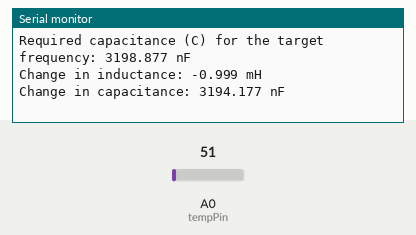
This sketch was run on a simulated Arduino Uno, built with avr-gcc and run on an emulated ATmega328P. Parts: the last lines printed to the serial monitor. The inputs (shaded band) are chosen by the test bench; at power-on: A0 (tempPin) = 51.

Above: at 5.5 s.
5.6 s: A0 (tempPin) set to 23
At 7.1 s:
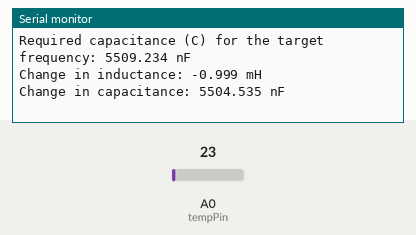
7.3 s: A0 (tempPin) set to 18
At 8.6 s:
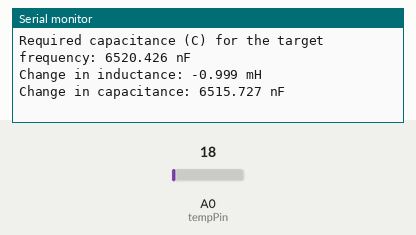
Timing chart, 0 to 10.0 s (numbered marks = the images above; inputs shaded):
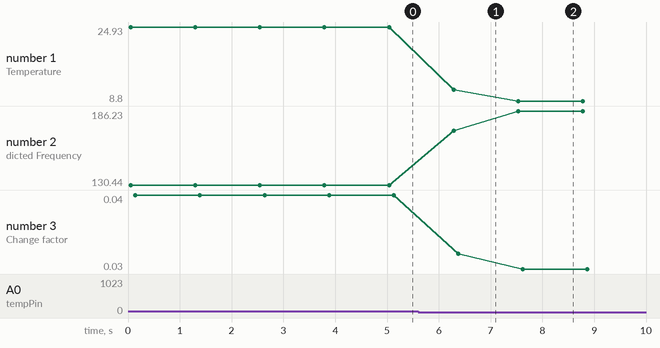

Measured:
- after the input at 5.6 s, the serial monitor: prints a new line after 0.68 s (image 1)
- after the input at 7.3 s, the serial monitor: prints a new line after 0.23 s (image 2)
- plotted number 1: 24.93 → 11.24 after the input at 5.6 s, 11.24 → 8.8 after the input at 7.3 s
- plotted number 2: 130.44 → 171.19 after the input at 5.6 s, 171.19 → 186.23 after the input at 7.3 s
- plotted number 3: 0.04 → 0.03 after the input at 5.6 s, 0.03 → 0.03 after the input at 7.3 s

The sketch:

micro.ino
```cpp
#include <Arduino.h>
#include "model.h"

// Define the analog pin connected to the LM35 sensor
const int tempPin = A0;

// Initial values of L and C
const float initial_L = 1e-3;  // 1 mH (in Henries)
const float initial_C = 4.7e-9;  // 4.7 nF (in Farads)

float target_freq = 5.0;  // Example target frequency in kHz, change as needed

// Function to convert inductance to millihenries (mH)
String convert_to_mh(float value) {
  return String(value * 1e3, 3) + " mH";  // Convert to millihenries (mH)
}

// Function to convert capacitance to nanofarads (nF)
String convert_to_nf(float value) {
  return String(value * 1e9, 3) + " nF";  // Convert to nanofarads (nF)
}

void setup() {
  Serial.begin(9600);
  Serial.println("Temperature Frequency Prediction System Initialized");
}

void loop() {
  // Read the analog value from the LM35
  int analogValue = analogRead(tempPin);

  // Convert analog reading to voltage (assuming a 5V reference)
  float voltage = analogValue * (5.0 / 1023.0);

  // Convert voltage to Celsius for LM35 (10mV per °C)
  float temperature = voltage * 100.0;

  // Predict the frequency based on temperature using the model
  float predicted_freq = predict_frequency(temperature);  // Replace with actual model function

  // Calculate the frequency change factor (f_factor = target_freq / predicted_freq)
  float f_factor = target_freq / predicted_freq;

  // Adjust L and C based on the frequency change factor
  float new_L = initial_L * (f_factor * f_factor);
  float new_C = initial_C / (f_factor * f_factor);

  // Calculate the change in inductance and capacitance
  float delta_L = new_L - initial_L;
  float delta_C = new_C - initial_C;

  // Display the results
  Serial.print("Temperature: ");
  Serial.print(temperature);
  Serial.print(" °C, Predicted Frequency: ");
  Serial.print(predicted_freq);
  Serial.println(" kHz");

  Serial.print("Target frequency: ");
  Serial.print(target_freq);
  Serial.println(" kHz");

  Serial.print("Change factor: ");
  Serial.println(f_factor, 4);

  // Output the required inductance and capacitance values
  Serial.print("Required inductance (L) for the target frequency: ");
  Serial.println(convert_to_mh(new_L));

  Serial.print("Required capacitance (C) for the target frequency: ");
  Serial.println(convert_to_nf(new_C));

  // Output the change in inductance and capacitance
  Serial.print("Change in inductance: ");
  Serial.println(convert_to_mh(delta_L));

  Serial.print("Change in capacitance: ");
  Serial.println(convert_to_nf(delta_C));

  delay(1000);  // Delay for 1 second
}
```

model.cpp
```cpp
#include "model.h"

float predict_frequency(float temperature) {
    float scaled_temp = (temperature - MEAN) / STD_DEV;

    float prediction = INTERCEPT;
    float term = scaled_temp;

    for (int i = 0; i < DEGREE; i++) {
        prediction += COEFF[i] * term;
        term *= scaled_temp;
    }

    return prediction;  // Predicted frequency in kHz
}
```

model.h
```cpp
#ifndef MODEL_H
#define MODEL_H

// Scaling parameters
const float MEAN = 39.523013;
const float STD_DEV = 17.215408;

// Model coefficients
const float INTERCEPT = 118.915338;
const float COEFF[] = {0.000000, 24.743239, 17.734596, 8.803537};
const int DEGREE = 4;

// Function to predict frequency based on temperature input
float predict_frequency(float temperature);

#endif // MODEL_H
```
